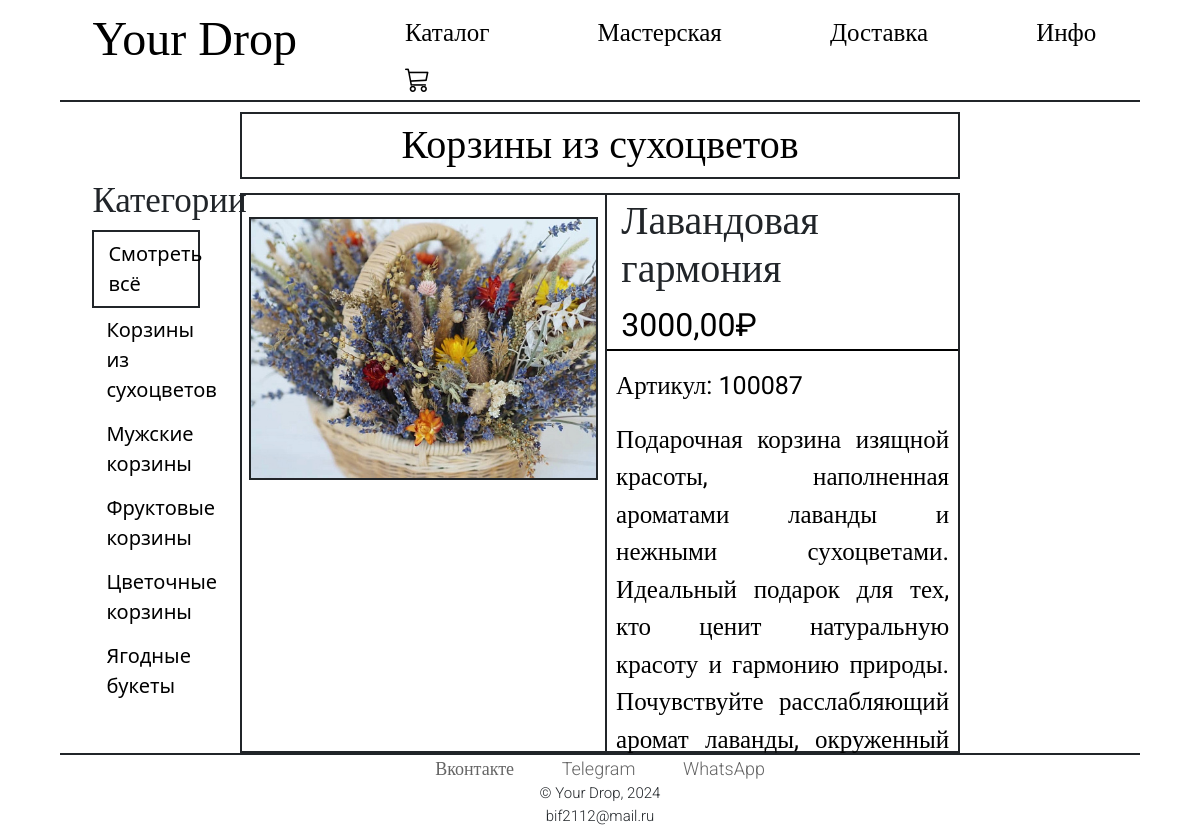
Screenshot of /shop/87/korzina-iz-lavandy-i-suhocvetov with the database file from the repository.
### shop/models.py (models this page shows, shortened)
class Category(models.Model):
    name = models.CharField(max_length=200, db_index=True)
    slug = models.SlugField(max_length=200, db_index=True, unique=True)
    class Meta:
        ordering = ('name',)
        verbose_name = 'Категория'
        verbose_name_plural = 'Категории'
    def get_absolute_url(self):
        return reverse('shop:product_list_by_category',
                       args=[self.slug])
    def __str__(self):
        return self.name

class Product(models.Model):
    category = models.ForeignKey(Category, related_name='products', on_delete=models.CASCADE)
    name = models.CharField(max_length=200, db_index=True)
    slug = models.SlugField(max_length=200, db_index=True)
    image = models.ImageField(upload_to='products/%Y/%m/%d', blank=True)
    description = models.TextField(blank=True)
    price = models.DecimalField(max_digits=10, decimal_places=2)
    stock = models.PositiveIntegerField()
    available = models.BooleanField(default=True)
    created = models.DateTimeField(auto_now_add=True)
    updated = models.DateTimeField(auto_now=True)
    class Meta:
        ordering = ('name',)
        index_together = (('id', 'slug'),)

### shop/views.py (the view)
# urls.py: path('<int:id>/<slug:slug>', views.product_detail,
def product_detail(request, id, slug):
    category = None
    categories = Category.objects.all()
    product = get_object_or_404(Product,
                                id=id,
                                slug=slug,
                                available=True)
    return render(request,
                  'shop/product/detail.html',
                  {'category': category,
                   'categories': categories,
                   'product': product})

### shop/templates/shop/product/detail.html (shortened to what this page needs)
{% extends "main/base.html" %}
{% load static %}
{% block content %}
    <div id="sidebar">
        <h3>Категории</h3>
        <ul>
            <li {% if not category %}class="selected"{% endif %}>
                <a href="{% url 'shop:product_list' %}">Смотреть всё</a>
            </li>
            {% for c in categories %}
                <li {% if category.slug == c.slug %}class="selected"{% endif %}>
                    <a href="{{ c.get_absolute_url }}">{{ c.name }}</a>
                </li>
            {% endfor %}
        </ul>
    </div>
    <div class="product-detail">
        <div class="category">
        <h1><a href="{{ product.category.get_absolute_url }}">{{ product.category }}</a></h1>
        </div>
        <div class="picture">
        <img src="{% if product.image %}{{ product.image.url }}{% else %}{% static 'main/img/no_image.png' %}{% endif %}">
        </div>
        <div class="articles">
        <h2>{{ product.name }}</h2>
        <p class="price">{{ product.price }}₽</p>
        <p>Артикул: 1000{{ product.id }}</p>
        <p class="signature">{{ product.description|linebreaks }}</p>
        </div>
    </div>
{% endblock %}

### main/static/main/css/base.css (style rules this page uses)
html { height: 100%; }
body { margin:0; padding:0; height: 100%; }
h1, h2, h3, h4, h5 , h6 { font-family: 'Roboto'; font-style: normal; font-weight: 400; }
a { text-decoration:none; color:#5993bb; }
#sidebar { width: 16%; padding-top: 7%; padding-left: 3%; padding-right: 3%; float:left; }
#sidebar h3 { font-size: 35px; }
#sidebar ul { font-size: 20px; margin:0; padding:0; }
#sidebar ul li { margin:0; list-style:none; padding:7px 14px; }
#sidebar ul li a { color: #000000; display:block; }
#sidebar ul li.selected { border: 2px solid; }
#sidebar ul li.selected a { color:#000000; }
.category h1 { text-align: center; font-size: 40px; margin: 1% 1%; padding: 1% 1%; border: 2px solid; }
.category h1 a { color: #000000; }
.product-detail { float:left; width: 68%; overflow:hidden; font-family: 'Roboto'; font-style: normal; font-weight: 400; font-size: 24px; text-align:justify; }
.product-detail .picture { margin-top: 2%; margin-left: 1%; width:50%; height:70vh; float:left; text-align:center; border: 2px solid; }
.product-detail img { margin: 6% 2% 2% 2%; width:96%; border: 2px solid; }
.product-detail h1 { margin-bottom:0; }
.product-detail .articles { margin-top: 2%; width:48%; height:70vh; float:left; border-top: 2px solid; border-right: 2px solid; border-bottom: 2px solid; }
.product-detail .articles .price { padding:0% 4%; color:#000000; font-size:32px; border-bottom: 2px solid; }
.product-detail .articles h2 { font-size: 40px; padding-top: 0.5%; padding-left: 4%; }
.product-detail .articles p { padding-left: 2.5%; padding-right: 2.5%; color:#000000; font-size:25px; }

### rows the page displays
Category: name "Корзины из сухоцветов"
Category: name "Мужские корзины"
Category: name "Фруктовые корзины"
Category: name "Цветочные корзины"
Category: name "Ягодные букеты"
Product: category "Корзины из сухоцветов", image (picture), name "Лавандовая гармония", price "3000,00", id "87", description "Подарочная корзина изящной красоты, наполненная ароматами лаванды и нежными сухоцветами. Идеальный подарок для тех, кто ценит натуральную красоту и гармонию природы. Почувствуйте расслабляющий аромат лаванды, окруженный…"
